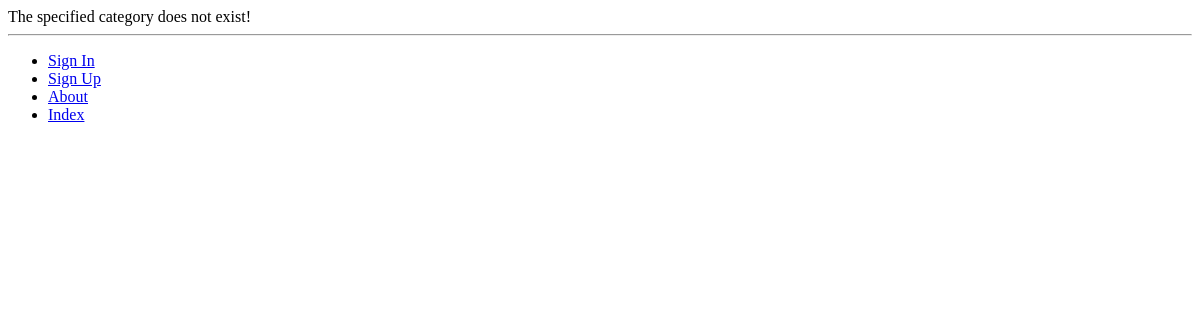
/rango/category/python/, run on an earlier commit of the app's database.
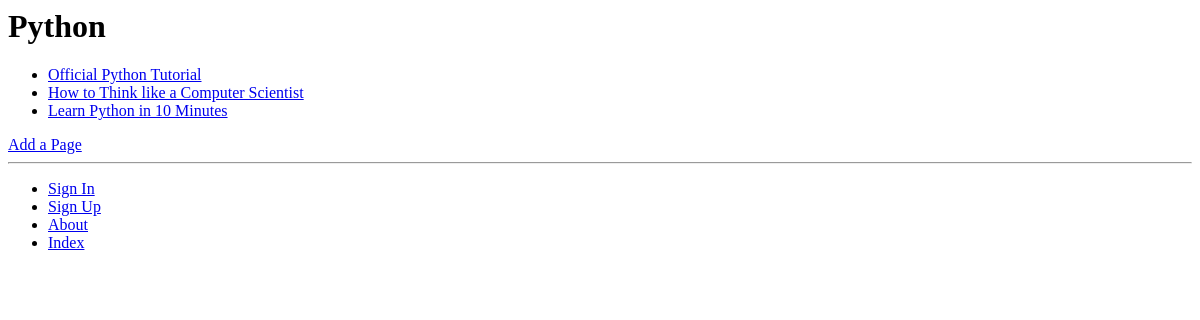
And on a later commit of the database.
### rango/models.py (models this page shows, shortened)
class Category(models.Model):
    name = models.CharField(max_length=128, unique=True)
    views = models.IntegerField(default=0)
    likes = models.IntegerField(default=0)
    slug = models.SlugField(unique=True)
    class Meta:
        verbose_name_plural = 'Categories'

class Page(models.Model):
    category = models.ForeignKey(Category)
    title = models.CharField(max_length=128)
    url = models.URLField()
    views = models.IntegerField(default=0)

### rango/views.py (the view)
def show_category(request, category_name_slug):
    context_dict = {}
    try:
        category = Category.objects.get(slug=category_name_slug)
        pages = Page.objects.filter(category=category)
        context_dict['pages'] = pages
        context_dict['category'] = category
    except Category.DoesNotExist:
        context_dict['category'] = None
        context_dict['pages'] = None
    return render(request, 'rango/category.html', context_dict)

### templates/rango/category.html (shortened to what this page needs)
{% extends 'rango/base.html' %}
{% load staticfiles %}
{% block body_block %}
    {% if category %}
        <h1>{{ category.name }}</h1>
        {% if pages %}
                <ul>
                {% for page in pages %}
                    <li><a href="{{ page.url }}">{{ page.title }}</a></li>
                {% endfor %}
                </ul>
        {% else %}
            <strong>No pages currently in category.</strong>
        {% endif %}
        <a href="{% url 'rango:add_page' category.slug %}">Add a Page</a>
        {% else %}
            The specified category does not exist!
        {% endif %}
{% endblock %}

What changed in the data, as far as the page shows it:
now on this page (row edited): Category: name "Python"
changed Category: slug empty → "python" (drawn)
now on this page (row edited): Page: title "Official Python Tutorial"
now on this page (row edited): Page: title "How to Think like a Computer Scientist"
now on this page (row edited): Page: title "Learn Python in 10 Minutes"
Also different on the page:
text no longer shown: "The specified category does not exist!"
text now shown: "Add a Page"
